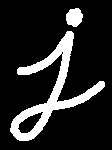
#> input picture 3- Image Processing ( 3 Sprints )/Sprint 8/Task 3/Images/j.png, 112 x 150 px
$ jupyter execute S8_T3.ipynb   (shell and % lines are left out)
#> lines starting #> are read from the running program, lines starting #| are printed output that depends on the picture; after the words box and inside, x2 and y2 are one past the last pixel; in counts of white or black regions, pixels touching at a corner belong together
### 1. Erosion and Dilation of images using OpenCV

[cell 1]
import cv2
import numpy as np
import matplotlib.pyplot as plt

# Reading the input image
img = cv2.imread('Images/j.png')
#> img is the input picture: shape (150, 112, 3); 15.3% white; 2 white regions, box (x1, y1, x2, y2) and area: (10, 31, 105, 141) 2331, (66, 8, 83, 27) 245

# Taking a matrix of size 5 as the kernel
kernel = np.ones((5,5), np.uint8)

# The first parameter is the original image,
# kernel is the matrix with which image is
# convolved and third parameter is the number
# of iterations, which will determine how much
# you want to erode/dilate a given image.

# cv.erode(src, kernel, dst, anchor, iterations, borderType, borderValue)
# anchor default is (-1, -1)
img_erosion = cv2.erode(img, kernel, iterations=1)
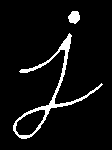
#> img_erosion: shape (150, 112, 3); 6% white; 2 white regions, box (x1, y1, x2, y2) and area: (13, 33, 103, 139) 898, (68, 11, 80, 24) 117

# cv.dilate(src, kernel, dst, anchor, iterations, borderType, borderValue)
img_dilation = cv2.dilate(img, kernel, iterations=1)
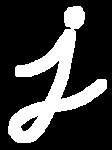
#> img_dilation: shape (150, 112, 3); 24.6% white; 1 white region, box (x1, y1, x2, y2) and area: (8, 6, 107, 143) 4134

cv2.imshow('Input', img)
cv2.imshow('Erosion', img_erosion)
cv2.imshow('Dilation', img_dilation)

cv2.waitKey(0)

f, (ax1, ax2, ax3) = plt.subplots(1, 3, figsize=(20,20))
ax1.set_title('Original')
ax1.imshow(img)
ax2.set_title('Erosion')
ax2.imshow(img_erosion)
ax3.set_title('Dilation ')
ax3.imshow(img_dilation)
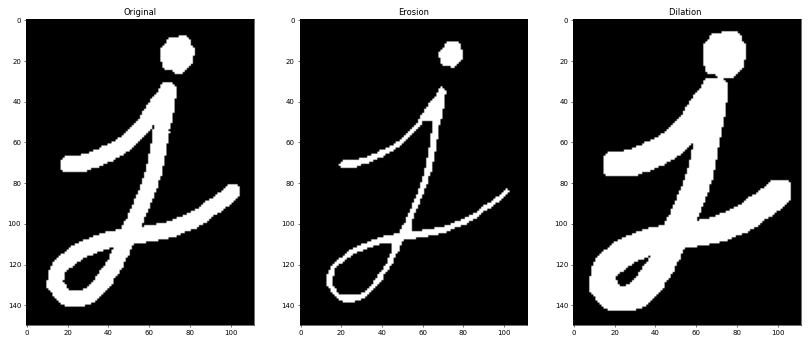
#> figure drawn by matplotlib, 3 panels

### 2. Thresholding techniques using OpenCV

   - Is a very popular segmentation technique
   - A threshold is a value which has two regions on its either side i.e. below the threshold or above the threshold.
   - This technique of thresholding is done on grayscale images.
     - So initially, the image has to be converted in grayscale color space.

[cell 2]
import cv2
import numpy as np
import matplotlib.pyplot as plt

# path to input image is specified and
img = cv2.imread('Images/brain_MR.jpg')
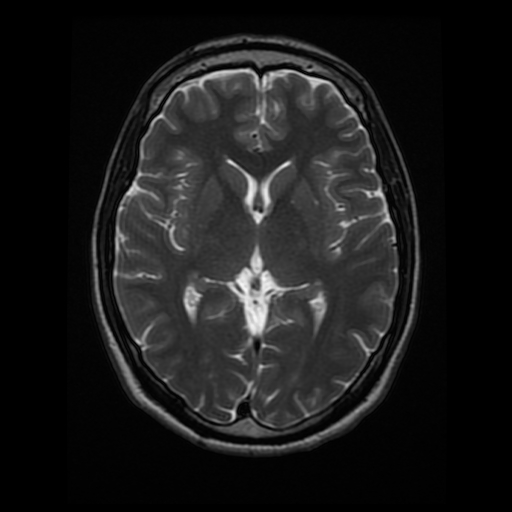
#> input picture 3- Image Processing ( 3 Sprints )/Sprint 8/Task 3/Images/brain_MR.jpg, 512 x 512 px
#> img is the input picture: shape (512, 512, 3); min 0, max 247, mean 26.9

# convert image from BGR to Gray
img_gray = cv2.cvtColor(img, cv2.COLOR_BGR2GRAY)

# applying different thresholding
# techniques on the input image
# all pixels value above 120 will
# be set to 255

# cv2.threshold(source, thresholdValue, maxVal, thresholdingTechnique)
ret, thresh1 = cv2.threshold(img_gray, 120, 255, cv2.THRESH_BINARY)
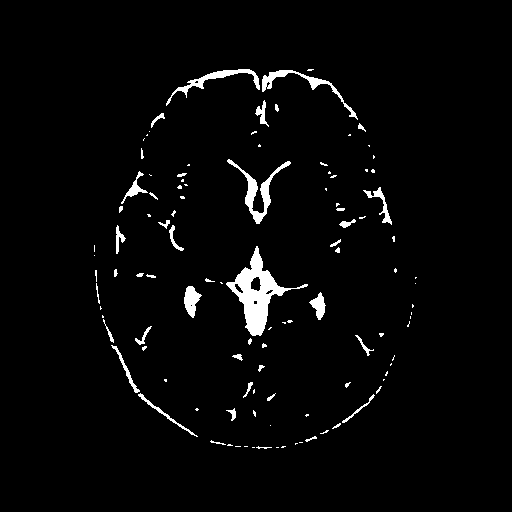
#> thresh1: shape (512, 512); 2.8% white; 110 white regions (67 under 20 px), largest, box (x1, y1, x2, y2) and area: (226, 246, 308, 336) 2098, (227, 159, 291, 224) 795, (262, 70, 358, 120) 585
ret, thresh2 = cv2.threshold(img_gray, 120, 255, cv2.THRESH_BINARY_INV)
ret, thresh3 = cv2.threshold(img_gray, 120, 255, cv2.THRESH_TRUNC)
ret, thresh4 = cv2.threshold(img_gray, 120, 255, cv2.THRESH_TOZERO)
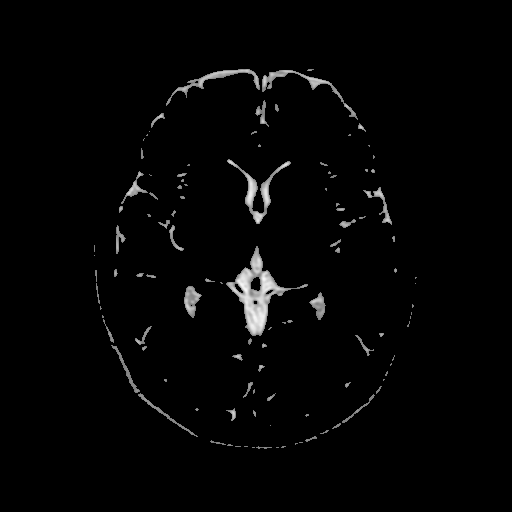
#> thresh4: shape (512, 512); min 0, max 247, mean 4.6
ret, thresh5 = cv2.threshold(img_gray, 120, 255, cv2.THRESH_TOZERO_INV)
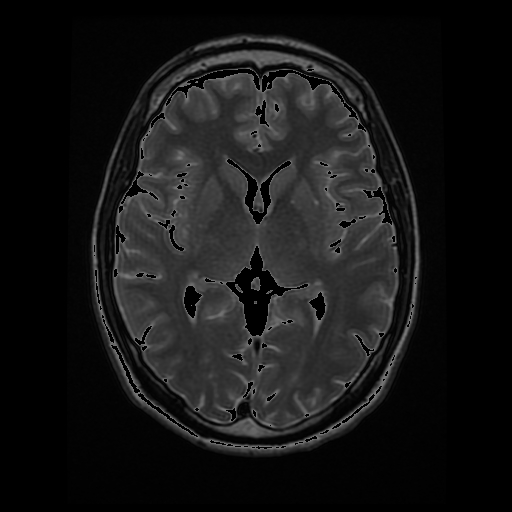
#> thresh5: shape (512, 512); min 0, max 120, mean 22.3

print("ret value", ret)
# the window showing output images
# with the corresponding thresholding
# techniques applied to the input images
cv2.imshow('Binary Threshold', thresh1)
cv2.imshow('Binary Threshold Inverted', thresh2)
cv2.imshow('Truncated Threshold', thresh3)
cv2.imshow('Set to 0', thresh4)
cv2.imshow('Set to 0 Inverted', thresh5)

# De-allocate any associated memory usage
if cv2.waitKey(0) & 0xff == 27:
#> (key Esc is pressed here)
    cv2.destroyAllWindows()

f, (ax1, ax2, ax3, ax4, ax5, ax6) = plt.subplots(1, 6, figsize=(20,20))
ax1.set_title('Original')
ax1.imshow(img, cmap='gray')
ax2.set_title('Binary Threshold')
ax2.imshow(thresh1, cmap='gray')
ax3.set_title('Binary Threshold Inverted ')
ax3.imshow(thresh2, cmap='gray')
ax4.set_title('runcated Threshold')
ax4.imshow(thresh3, cmap='gray')
ax5.set_title('Set to 0')
ax5.imshow(thresh4, cmap='gray')
ax6.set_title('Set to 0 Inverted')
ax6.imshow(thresh5,cmap='gray')

### 3. Adaptive Thresholding techniques using OpenCV

   -  Adaptive thresholding is the method where the threshold value is calculated for smaller regions.

[cell 3]
import cv2
import numpy as np
import matplotlib.pyplot as plt

# path to input image is specified and
img = cv2.imread('Images/brain_MR.jpg')

# convert image from BGR to Gray
img = cv2.cvtColor(img, cv2.COLOR_RGB2GRAY)

# applying different thresholding
# techniques on the input image

#cv2.adaptiveThreshold(source, maxVal, adaptiveMethod, thresholdType, blocksize, constant)
thresh1 = cv2.adaptiveThreshold(img, 255, cv2.ADAPTIVE_THRESH_MEAN_C,
                                          cv2.THRESH_BINARY, 199, 5)
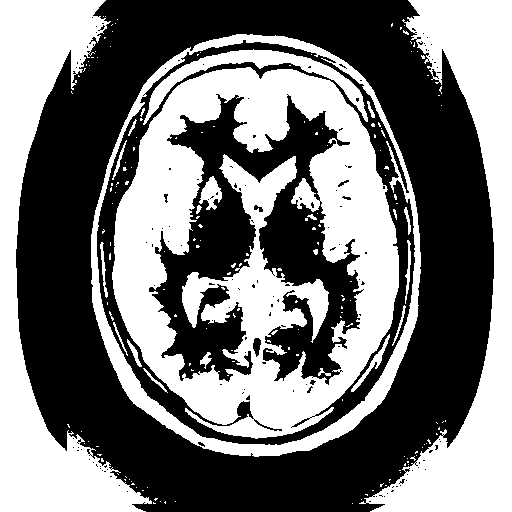
#> thresh1: shape (512, 512); 46.6% white; 183 white regions (159 under 20 px), largest, box (x1, y1, x2, y2) and area: (112, 67, 399, 439) 54047, (359, 0, 512, 512) 25888, (0, 0, 152, 512) 25675

thresh2 = cv2.adaptiveThreshold(img, 255, cv2.ADAPTIVE_THRESH_GAUSSIAN_C,
                                          cv2.THRESH_BINARY, 199, 5)
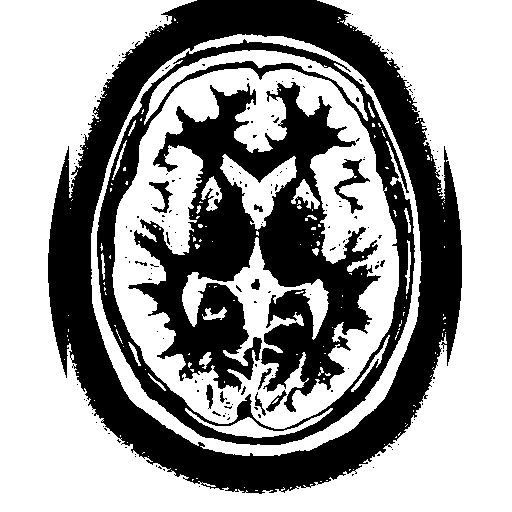
#> thresh2: shape (512, 512); 61.5% white; 179 black regions (163 under 20 px), largest, box (x1, y1, x2, y2) and area: (48, 0, 462, 494) 48296, (128, 82, 381, 412) 34729, (97, 39, 415, 445) 15920

# the window showing output images
# with the corresponding thresholding
# techniques applied to the input image
cv2.imshow('Adaptive Mean', thresh1)
cv2.imshow('Adaptive Gaussian', thresh2)

# De-allocate any associated memory usage
if cv2.waitKey(0) & 0xff == 27:
#> (key Esc is pressed here)
    cv2.destroyAllWindows()

f, (ax1, ax2, ax3) = plt.subplots(1, 3, figsize=(20,20))
ax1.set_title('Original')
ax1.imshow(img, cmap='gray')
ax2.set_title('Adaptive Mean')
ax2.imshow(thresh1, cmap='gray')
ax3.set_title('Adaptive Gaussian')
ax3.imshow(thresh2, cmap='gray')

### 4. Otsu Thresholding techniques using OpenCV

   - **Otsu Thresholding**, a value of the threshold isn’t chosen but is determined automatically.

[cell 4]
import cv2
import numpy as np
import matplotlib.pyplot as plt

# path to input image is specified and
img = cv2.imread('Images/brain_MR.jpg')

# convert image from BGR to Gray
img = cv2.cvtColor(img, cv2.COLOR_BGR2GRAY)

# applying Otsu thresholding
# as an extra flag in binary
# thresholding
# cv2.threshold(source, thresholdValue, maxVal, thresholdingTechnique)
ret, thresh1 = cv2.threshold(img, 120, 255, cv2.THRESH_BINARY +
                                            cv2.THRESH_OTSU)
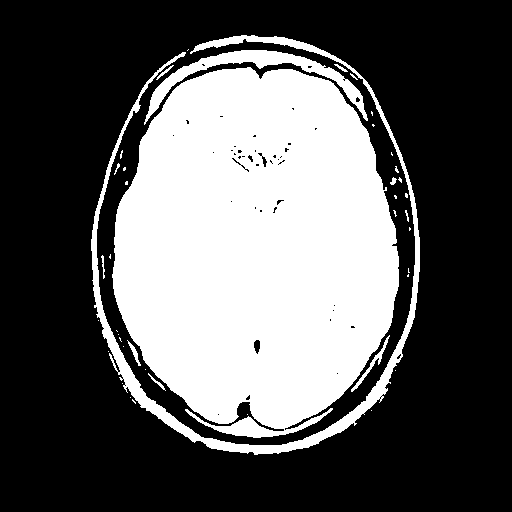
#> thresh1: shape (512, 512); 35.5% white; 42 white regions (30 under 20 px), largest, box (x1, y1, x2, y2) and area: (112, 67, 399, 438) 81831, (91, 35, 420, 455) 7661, (144, 50, 368, 125) 2829
#> ret = 36

print("ret value", ret)
#| ret value 36.0
# the window showing output image
# with the corresponding thresholding
# techniques applied to the input image
cv2.imshow('Otsu Threshold', thresh1)

# De-allocate any associated memory usage
if cv2.waitKey(0) & 0xff == 27:
#> (key Esc is pressed here)
    cv2.destroyAllWindows()

f, (ax1, ax2) = plt.subplots(1, 2, figsize=(20,20))
ax1.set_title('Original')
ax1.imshow(img, cmap='gray')
ax2.set_title('Otsu Threshold')
ax2.imshow(thresh1, cmap='gray')
